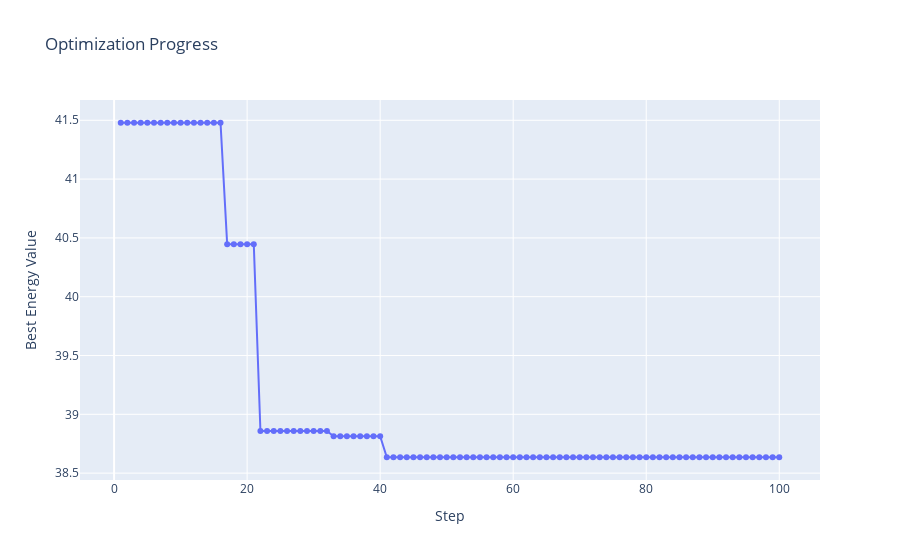

The notebook cell this image was saved under:
### Code cell
model.draw_energy_plot(information['hist'])

### Figure 1 — Plotly figure (JSON) as saved in the notebook; plotly's stock layout.template omitted (floating-point values rounded to 4 significant figures)
{"data": [{"hovertemplate": "Step=%{x}<br>Best Energy Value=%{y}<extra></extra>", "legendgroup": "", "line": {"color": "#636efa", "dash": "solid", "shape": "linear"}, "marker": {"symbol": "circle"}, "mode": "markers+lines", "name": "", "orientation": "v", "showlegend": false, "type": "scatter", "x": [1, 2, 3, 4, 5, 6, 7, 8, 9, 10, 11, 12, 13, 14, 15, 16, 17, 18, 19, 20, 21, 22, 23, 24, 25, 26, 27, 28, 29, 30, 31, 32, 33, 34, 35, 36, 37, 38, 39, 40, 41, 42, 43, 44, 45, 46, 47, 48, 49, 50, 51, 52, 53, 54, 55, 56, 57, 58, 59, 60, 61, 62, 63, 64, 65, 66, 67, 68, 69, 70, 71, 72, 73, 74, 75, 76, 77, 78, 79, 80, 81, 82, 83, 84, 85, 86, 87, 88, 89, 90, 91, 92, 93, 94, 95, 96, 97, 98, 99, 100], "xaxis": "x", "y": [41.48, 41.48, 41.48, 41.48, 41.48, 41.48, 41.48, 41.48, 41.48, 41.48, 41.48, 41.48, 41.48, 41.48, 41.48, 41.48, 40.45, 40.45, 40.45, 40.45, 40.45, 38.86, 38.86, 38.86, 38.86, 38.86, 38.86, 38.86, 38.86, 38.86, 38.86, 38.86, 38.81, 38.81, 38.81, 38.81, 38.81, 38.81, 38.81, 38.81, 38.64, 38.64, 38.64, 38.64, 38.64, 38.64, 38.64, 38.64, 38.64, 38.64, 38.64, 38.64, 38.64, 38.64, 38.64, 38.64, 38.64, 38.64, 38.64, 38.64, 38.64, 38.64, 38.64, 38.64, 38.64, 38.64, 38.64, 38.64, 38.64, 38.64, 38.64, 38.64, 38.64, 38.64, 38.64, 38.64, 38.64, 38.64, 38.64, 38.64, 38.64, 38.64, 38.64, 38.64, 38.64, 38.64, 38.64, 38.64, 38.64, 38.64, 38.64, 38.64, 38.64, 38.64, 38.64, 38.64, 38.64, 38.64, 38.64, 38.64], "yaxis": "y"}], "layout": {"legend": {"tracegroupgap": 0}, "title": {"text": "Optimization Progress"}, "xaxis": {"anchor": "y", "domain": [0, 1], "title": {"text": "Step"}}, "yaxis": {"anchor": "x", "domain": [0, 1], "title": {"text": "Best Energy Value"}}}}
